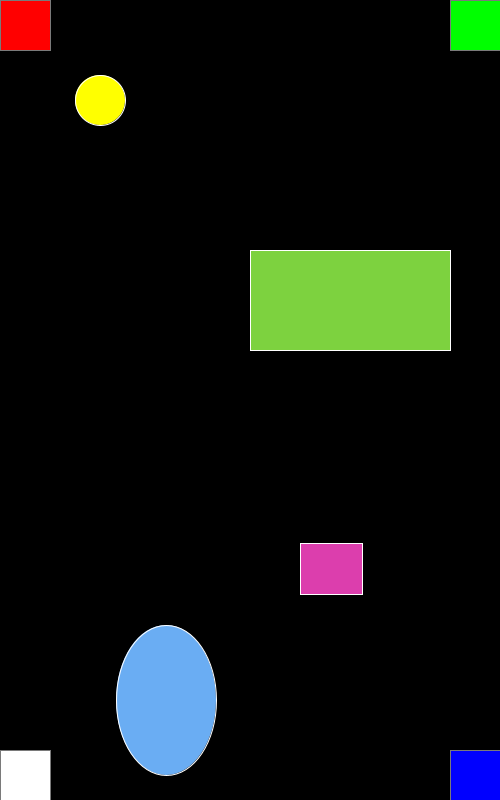
Frame 1 (no input)
Frame 60 (the mouse pressed at the canvas centre just before this capture): identical to frame 1, image omitted
Frame 120 (the mouse held since frame 60 and released just before this capture): identical to frame 1, image omitted

The Processing sketch that drew this single still picture (run headless with seeded random() and noise(); from frame 60 on, the mouse is pressed at the canvas centre):

// Processing sketch: LightReflections
// ── LightReflections.pde
boolean[] lightOn = new boolean[3]; // R, G, B

float lightSize = 50;

float bgLight = 0;

Object[] o = new Object[10];

void setup() {
  size(500, 800);

  lightOn[0] = true; // RED
  lightOn[1] = true; // GREEN
  lightOn[2] = true; // BLUE

  o[0] = new Ellipse(100, 100, 50, 50, 255, 255, 0);
  o[1] = new Rectangle(250, 250, 200, 100, 125, 210, 63);
  // o[2] = new Rectangle(0, lightSize, lightSize/2, (height-2*lightSize)/3, 255, 0, 0);
  // o[3] = new Rectangle(0, lightSize+(height-2*lightSize)/3, lightSize/2, (height-2*lightSize)/3, 0, 255, 0);
  // o[4] = new Rectangle(0, lightSize+2*(height-2*lightSize)/3, lightSize/2, (height-2*lightSize)/3, 0, 0, 255);
  o[5] = new Ellipse(width/3, height-100, 100, 150, 106, 173, 243);
  o[6] = new Rectangle(300, 543, 62, 51, 220, 62, 173);
}

void draw() {
  background((lightOn[0] ? bgLight:0), (lightOn[1] ? bgLight:0), (lightOn[2] ? bgLight:0));
  // background(0);
  
  // lights
  strokeWeight(1);
  stroke(122.5);
  fill((lightOn[0] ? 255:122.5), 0, 0);
  rect(0, 0, lightSize, lightSize);
  fill(0, (lightOn[1] ? 255:122.5), 0);
  rect(width-lightSize, 0, lightSize, lightSize);
  fill(0, 0, (lightOn[2] ? 255:122.5));
  rect(width-lightSize, height-lightSize, lightSize, lightSize);
  fill((lightOn[0] ? 255:0), (lightOn[1] ? 255:0), (lightOn[2] ? 255:0));
  rect(0, height-lightSize, lightSize, lightSize);

  // objects
  for (int i = 0; i < o.length; i++) {
    try {
      o[i].display((lightOn[0] ? o[i].getR():0), (lightOn[1] ? o[i].getG():0), (lightOn[2] ? o[i].getB():0));
    } 
    catch (NullPointerException e) {
    }
  }
}

void mouseClicked() {
  if (mouseX < lightSize && mouseY < lightSize) {
    lightOn[0] = !lightOn[0];
  } else if (mouseX > width-lightSize && mouseY < lightSize) {
    lightOn[1] = !lightOn[1];
  } else if (mouseX > width-lightSize && mouseY > height-lightSize) {
    lightOn[2] = !lightOn[2];
  }
}

public abstract class Object {
  protected float x, y, w, h;
  protected float R, G, B;

  Object(float x, float y, float w, float h, float R, float G, float B) {
    this.x = x;
    this.y = y;
    this.w = w;
    this.h = h;
    this.R = R;
    this.G = G;
    this.B = B;
  }

  public abstract void display(float r, float g, float b);

  public float getR() {
    return R;
  }

  public float getG() {
    return G;
  }

  public float getB() {
    return B;
  }

  public float getX() {
    return x;
  }

  public float getY() {
    return y;
  }

  public float getW() {
    return w;
  }

  public float getH() {
    return h;
  }
}

public class Ellipse extends Object {
  Ellipse(float x, float y, float w, float h, float R, float G, float B) {
    super(x, y, w, h, R, G, B);
  }

  public void display(float r, float g, float b) {
    stroke(255);
    fill(r, g, b);
    ellipse(x, y, w, h);
  }
}

public class Rectangle extends Object {
  Rectangle(float x, float y, float w, float h, float R, float G, float B) {
    super(x, y, w, h, R, G, B);
  }

  public void display(float r, float g, float b) {
    stroke(255);
    fill(r, g, b);
    rect(x, y, w, h);
  }
}
